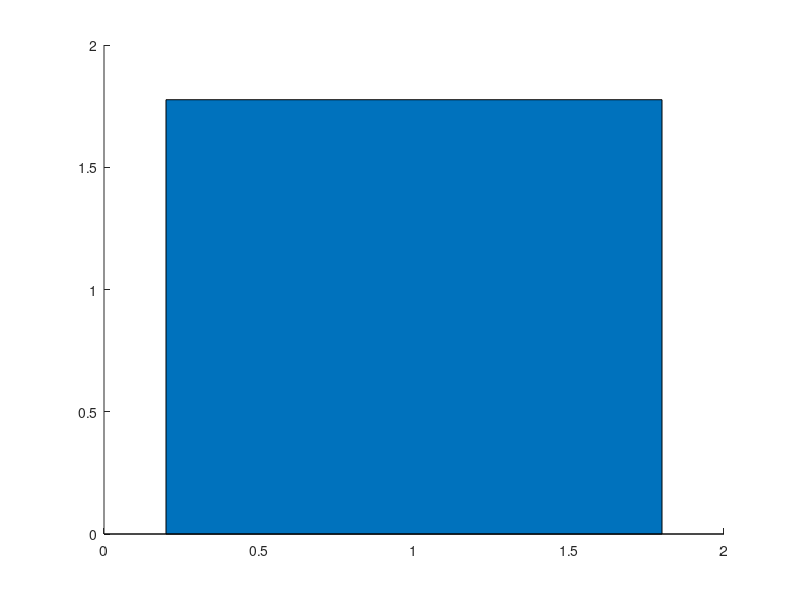

This chart was generated by the following MATLAB code: (Note: this script raises an error after producing the figure.)
%GIT

clear all

%---------------------------SOIL PRESSURE CALCULATIONS------------------%

    %-------------------SOIL/EARTH PRESSURE------------------------%
%Calculating soil pressure acting on pipe
    %https://www.engineeringtoolbox.com/underground-pipe-pressure-soil-transport-d_2145.html
    %_imp = imperical units
    %Pressure caused by soil

rho_sw = 1900; %kg/m3 - moist sand density
g = 9.81; %m/s2 - Gravitational constant

    h = 9; %m - maximum depth to pipe
    d_wt = 7; %m - Lowest water table possible to utilize     
    hw = h-d_wt; %m - depth from water table to burried pipe (water)
    hb = 3; %m - Reservoir is 3 m tall
    hs = h-hb; %m - depth from surface to backfill (soil)
    hsw = hs-d_wt; %m - depth of wet soil (water table to backfill)
      
rho_sb = 1200; %kg/m3 - Below water level soil has reduced density due to   
               %buoyancy effect.
rho_gb = 1100; %kg/m3 - gravel density due to bouyancy effect

    %Pressure from the soil alone
p_soil = rho_sw*g*d_wt+rho_sb*g*hsw+rho_gb*g*hb;%Pa (N/m2) Pressure soil

    %Pressure caused by groundwater
rho_w = 1000; %kg/m3 - density of water at 0 celsius 
p_water = rho_w*g*hw; %Pa - Pressure from the water alone


pe_tot = p_soil+p_water; %Pa - Soil pressure (combined)
PE = pe_tot/10^5; %Bar - soil pressure

    %--------------------SURCHARGE PRESSURE---------------------%
%Boussinesq's formula equation
Q = 250 * 1000 * 9.81; %N - 200 ton * 1000 kg/ton * 9.81 N/kg 
                      %This is the point load of a typical 3-4 bedroom home
z = 10;% m - maximum depth of pipe
r = 8; % m - Appropriate horizontal distance from center of gravity of a 
      % home to the pipe

    PES = ((3*Q)/(2*pi*(z^2))) * (1/(1+((r/z)^2)^(5/2)));
    PES = PES / (10^5); % bar

    %----------------TOTAL PRESSURE ACTING ON PIPE--------------------%

P = PE+PES %Bar -> Total pressure = earth pressure + surcharge pressure
P_imp = P*14.5037738; %psi

%-------------------PIPE MATERIAL/DIMENSIONS/PROPERTIES-----------------%
E_imp = 28250; %lb/in2 - Modulus of elasticity values LONG TERM HDPE
SDR = 21;%SDR - Standard dimension ratio, standard used for pipes
         %SDR = Outside Diameter / Thickness of wall
PS_imp = (2*E_imp)/(3*0.149*((SDR-1)^3)); %psi - Pipe stiffness

%--------------------RING DEFLECTION-----------------------%

    %Modifed Iowa formula from https://bit.ly/3OlEHpG
    
Dl = 1.5; %Time lag factor 
K = 0.0843;%Bedding constant 
                        %- Pressure acting on the outside of pipe in psi 
Es_imp = 3000; %psi - Modulus of soil reaction (1000 for crushed rock)
               %Also known as degree of compaction of bedding
dfx_ratio = (Dl*K*P_imp)/((0.149*PS_imp)+(0.061*Es_imp));% frac- deltax/d

dfx_ratio_percentage = dfx_ratio*100; % %
df_allowed_percentage = 7.5; %Allowable deflection of HDPE for SDR>=21(USBR)

if dfx_ratio_percentage <= df_allowed_percentage 
    Criteria_deflection_x = 1;
else 
    Criteria_deflection_x = 0;
end
%==
dfy_ratio = abs(((P_imp)/Es_imp)*(((K*Es_imp)/(0.149*PS_imp))*(((0.0595*Es_imp)/(0.149*PS_imp+0.061*Es_imp))-1)));
   
dfy_ratio_percentage = dfy_ratio*100;

if dfy_ratio_percentage <= df_allowed_percentage 
    Criteria_deflection_y = 1;
else 
    Criteria_deflection_y = 0;
end

close all

Ring_Deflection = figure;
bar(1,dfx_ratio_percentage,'FaceAlpha',0.3);
hold on
bar(1,df_allowed_percentage,'FaceAlpha',0);
bar(2,dfy_ratio_percentage,'FaceAlpha',0.3);
hold on
bar(2,df_allowed_percentage,'FaceAlpha',0);
hold off
ylabel('%')
xticklabels("")
legend('Horizontal_{actual}','Horizontal_{allowed}','Vertical_{actual}','Vertical_{allowed}')

%-------------------------BUCKLING CALCULATION--------------------------%
%Buckling analysis
 
E_imp = 28250; %psi - Modulus of elasticity values LONG TERM HDPE
hw_imp = 3.2808399 * hw; %ft - Maximum distance from pipe to water table
h_imp = h * 3.2808399; %ft - Maximum depth of pipe (surface to pipe)

Rb = 1 - 0.33*(hw_imp/h_imp); %Dimensionless - Buoyancy reduction factor
B = 1/(1+(4*exp(-0.065*h_imp)));%Dimensionless - Soil elastic support factor
    %Finding the allowable external pressure for a constrained pipe:
Pca = (5.65) * sqrt(Rb*B*Es_imp*(E_imp/(12*(SDR-1)^3))); 
Pca_SI = Pca * 0.0689475729; %Bar 

if Pca_SI >= P
    Criteria_buckling = 1;
else 
    Criteria_buckling = 0;
end
Buckling = figure;
bar(1,P,'FaceAlpha',0.5);
hold on
bar(1,Pca_SI,'FaceAlpha',0);
hold off
ylabel('bar')
xticklabels("")
legend('Buckling_{actual}','Buckling_{allowed}')

%---------------------WALL COMPRESSIVE STRESS-------------------------%
%Compressive stress analysis 

S = (P*(SDR-1))/2;

S_allowed_imp = 1000;% psi at 23C for PE3408 (HDPE class) according to 
                     %AWWA_M55_2006_PE_Pipe_Design_and_Install (page 64)
S_allowed = S_allowed_imp*0.0689475729; %Bar, maximum allowed compressive
                                        %stress (Long-term) for PE3408
Wall_Compression = figure;
bar(1,S,'FaceAlpha',0.5);
hold on
bar(1,S_allowed,'FaceAlpha',0);
hold off
ylabel('bar')
xticklabels("")
legend('Compression_{actual}','Compression_{allowed}')

if S <= S_allowed %Allowable deflection of HDPE for SDR>=21(USBR)
    Criteria_wall_compression = 1;
else 
    Criteria_wall_compression = 0;
end

%-------------------CONCLUSION-----------------%

if (Criteria_deflection_x & Criteria_deflection_y & Criteria_buckling & ...
        Criteria_wall_compression) == 1
    PIPE = 'Approved'
else
    PIPE = 'Not-Approved'

end

